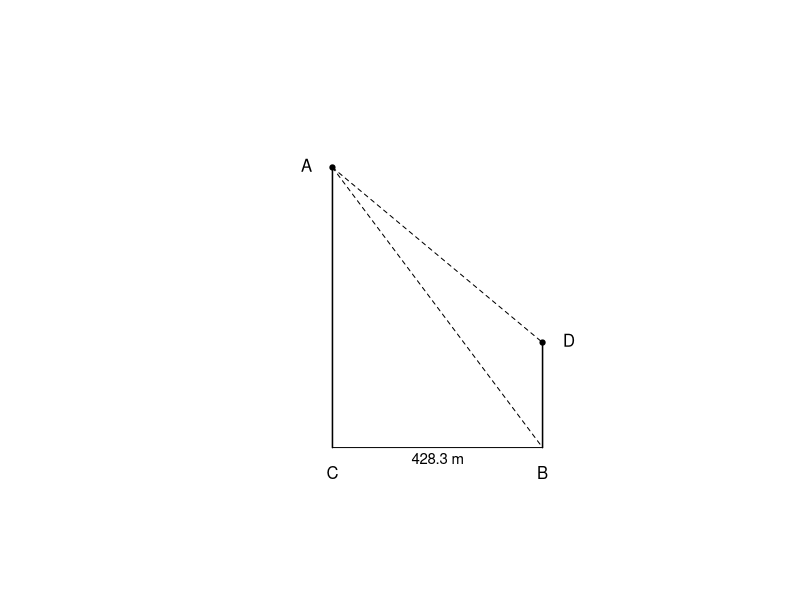
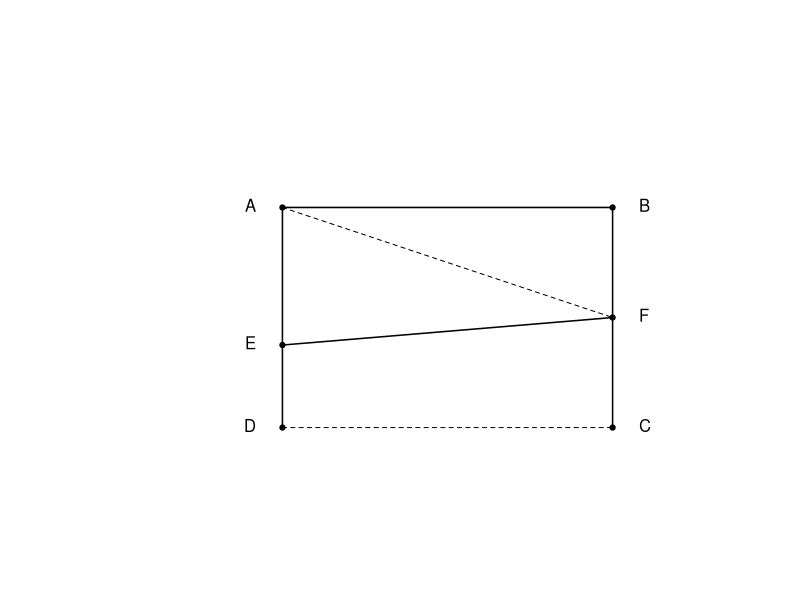
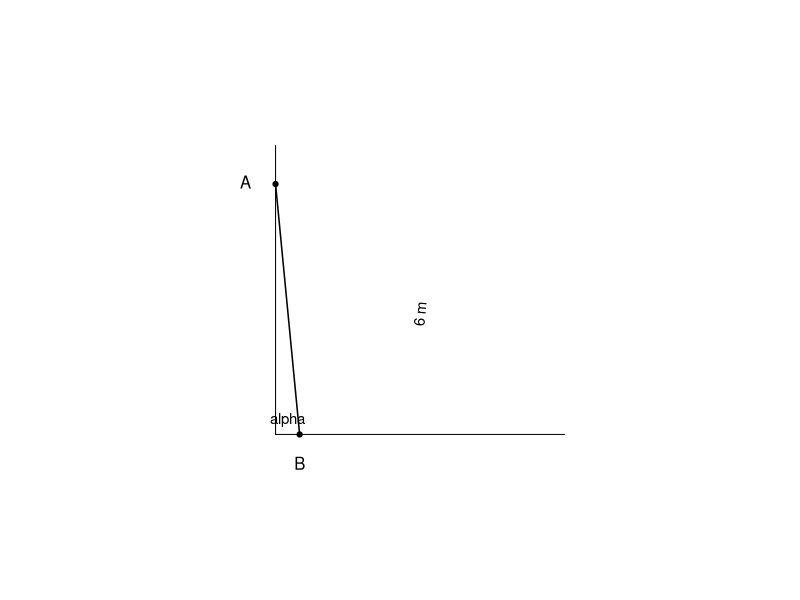

These charts were generated, in order, by the following R code:
setwd("C:/Users/18904/Github/junior-mathematics/codes")
if(!dir.exists("../figures"))dir.create("../figures")

# week170-1: two buildings, BC=428.3m, angles from A
draw1=function(){
  plot(0,0,xlim=c(-1,10),ylim=c(-1,10),type="n",asp=1,axes=FALSE,xlab="",ylab="")
  segments(2,0,2,8,lwd=1.5)   # taller building AC
  segments(8,0,8,3,lwd=1.5)   # shorter building BD
  segments(2,0,8,0,lwd=1)     # ground BC
  points(2,8,pch=19,cex=0.7);text(1.7,8,"A",pos=2,cex=1)
  points(8,3,pch=19,cex=0.7);text(8.3,3,"D",pos=4,cex=1)
  text(2,-0.3,"C",pos=1,cex=1);text(8,-0.3,"B",pos=1,cex=1)
  segments(2,8,8,3,lty=2)     # line of sight to D
  segments(2,8,8,0,lty=2)     # line of sight to B
  text(5,-0.3,"428.3 m",cex=0.9)
}
cairo_pdf("../figures/week170-1.pdf",width=4,height=4,family="sans");draw1();dev.off()
svglite::svglite("../figures/week170-1.svg",width=4,height=4);draw1();dev.off()

# week170-2: folded rectangle ABCD, D falls on F on BC, AE crease
draw2=function(){
  plot(0,0,xlim=c(-1,8),ylim=c(-1,6),type="n",asp=1,axes=FALSE,xlab="",ylab="")
  # rectangle A(1,4) B(7,4) C(7,0) D(1,0), fold D to F on BC
  segments(1,4,7,4,lwd=1.5)   # AB
  segments(7,4,7,0,lwd=1.5)   # BC
  segments(1,0,7,0,lty=2)     # CD (hidden after fold)
  segments(1,0,1,4,lwd=1.5)   # AD
  points(1,4,pch=19,cex=0.7);text(0.7,4,"A",pos=2,cex=1)
  points(7,4,pch=19,cex=0.7);text(7.3,4,"B",pos=4,cex=1)
  points(7,0,pch=19,cex=0.7);text(7.3,0,"C",pos=4,cex=1)
  points(1,0,pch=19,cex=0.7);text(0.7,0,"D",pos=2,cex=1)
  # F on BC: say F=(7,2)
  points(7,2,pch=19,cex=0.7);text(7.3,2,"F",pos=4,cex=1)
  # E on AD: say E=(1,1.5), crease AE
  points(1,1.5,pch=19,cex=0.7);text(0.7,1.5,"E",pos=2,cex=1)
  segments(1,4,7,2,lty=2)  # AF folded
  segments(1,1.5,7,2,lwd=1.5) # EF
}
cairo_pdf("../figures/week170-2.pdf",width=4,height=4,family="sans");draw2();dev.off()
svglite::svglite("../figures/week170-2.svg",width=4,height=4);draw2();dev.off()

# week170-3: ladder leaning against wall, angle alpha with ground
draw3=function(){
  plot(0,0,xlim=c(-1,7),ylim=c(-1,7),type="n",asp=1,axes=FALSE,xlab="",ylab="")
  segments(0,0,6,0,lwd=1)  # ground
  segments(0,0,0,6,lwd=1)  # wall
  segments(0.5,0,0,5.2,lwd=1.5) # ladder
  points(0.5,0,pch=19,cex=0.7);text(0.5,-0.3,"B",pos=1,cex=1)
  points(0,5.2,pch=19,cex=0.7);text(-0.3,5.2,"A",pos=2,cex=1)
  text(0.25,0.3,"alpha",cex=0.9)
  text(3,2.5,"6 m",cex=0.9,srt=85)
}
cairo_pdf("../figures/week170-3.pdf",width=4,height=4,family="sans");draw3();dev.off()
svglite::svglite("../figures/week170-3.svg",width=4,height=4);draw3();dev.off()
